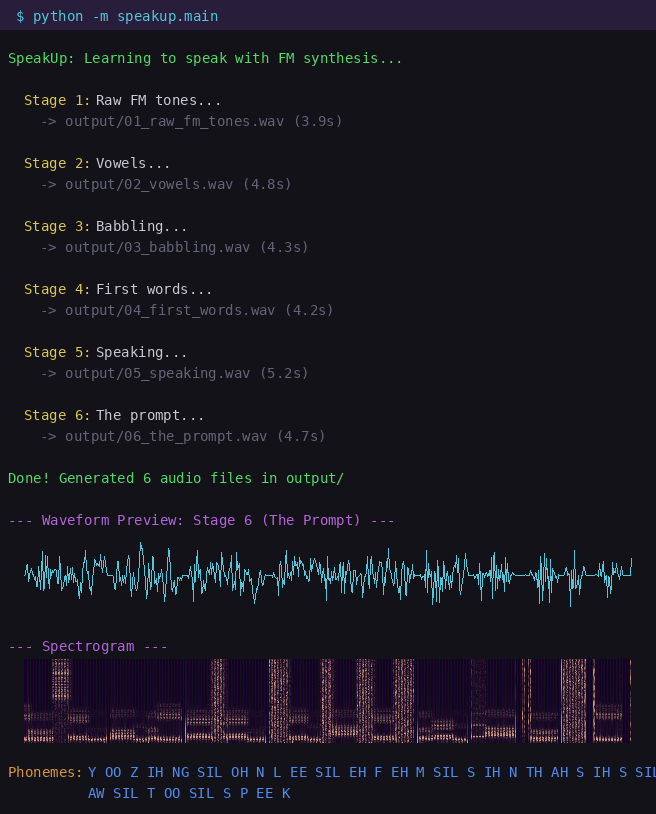

Recreate this plot in Python.
"""Generate screenshot.png — a realistic terminal screenshot of SpeakUp running."""

from PIL import Image, ImageDraw, ImageFont
import numpy as np
import os


def get_mono_font(size: int):
    """Try to find a monospace font."""
    font_paths = [
        "/usr/share/fonts/truetype/dejavu/DejaVuSansMono.ttf",
        "/usr/share/fonts/truetype/liberation/LiberationMono-Regular.ttf",
        "/usr/share/fonts/truetype/ubuntu/UbuntuMono-R.ttf",
        "/usr/share/fonts/truetype/noto/NotoSansMono-Regular.ttf",
    ]
    for path in font_paths:
        if os.path.exists(path):
            return ImageFont.truetype(path, size)
    return ImageFont.load_default()


def render_waveform(draw: ImageDraw.ImageDraw, samples: np.ndarray,
                    x: int, y: int, width: int, height: int,
                    color: tuple):
    """Draw a waveform visualization."""
    if len(samples) == 0:
        return
    # Downsample to width
    step = max(1, len(samples) // width)
    downsampled = samples[::step][:width]
    mid_y = y + height // 2

    for i in range(len(downsampled) - 1):
        y1 = int(mid_y - downsampled[i] * (height // 2) * 0.9)
        y2 = int(mid_y - downsampled[i + 1] * (height // 2) * 0.9)
        draw.line([(x + i, y1), (x + i + 1, y2)], fill=color, width=1)


def render_spectrogram_bar(draw: ImageDraw.ImageDraw, samples: np.ndarray,
                           x: int, y: int, width: int, height: int):
    """Draw a simple spectrogram-like frequency visualization."""
    if len(samples) < 512:
        return
    # Take chunks and compute FFT magnitudes
    chunk_size = 512
    n_chunks = min(width, len(samples) // chunk_size)
    if n_chunks == 0:
        return

    n_freq_bins = height
    for i in range(n_chunks):
        start = i * (len(samples) // n_chunks)
        chunk = samples[start:start + chunk_size]
        if len(chunk) < chunk_size:
            break
        fft = np.abs(np.fft.rfft(chunk))[:n_freq_bins]
        fft = fft / (np.max(fft) + 1e-10)

        col_x = x + int(i * width / n_chunks)
        for j in range(min(len(fft), n_freq_bins)):
            intensity = fft[j]
            r = int(20 + intensity * 200)
            g = int(intensity * 255 * 0.6)
            b = int(40 + intensity * 100)
            draw.point((col_x, y + n_freq_bins - 1 - j), fill=(r, g, b))


def main():
    # Terminal dimensions
    font_size = 14
    font = get_mono_font(font_size)
    # Measure character cell
    bbox = font.getbbox("M")
    char_w = bbox[2] - bbox[0]
    char_h = int(font_size * 1.5)

    cols = 80
    rows = 38
    padding = 8

    img_w = cols * char_w + padding * 2
    img_h = rows * char_h + padding * 2

    bg_color = (18, 18, 24)
    img = Image.new("RGB", (img_w, img_h), bg_color)
    draw = ImageDraw.Draw(img)

    # Colors
    GREEN = (80, 220, 100)
    CYAN = (80, 200, 220)
    YELLOW = (220, 200, 80)
    WHITE = (200, 200, 210)
    DIM = (100, 100, 120)
    MAGENTA = (180, 100, 220)
    ORANGE = (220, 150, 60)
    BLUE = (80, 140, 240)

    def put(row, col, text, color=WHITE):
        x = padding + col * char_w
        y = padding + row * char_h
        draw.text((x, y), text, fill=color, font=font)

    # Title bar
    draw.rectangle([(0, 0), (img_w, char_h + padding)], fill=(40, 30, 60))
    put(0, 1, "$ python -m speakup.main", CYAN)

    # Output
    put(2, 0, "SpeakUp: Learning to speak with FM synthesis...", GREEN)
    put(3, 0, "", DIM)

    # Stage outputs
    stages = [
        ("Stage 1:", "Raw FM tones...", "01_raw_fm_tones.wav", "3.9s"),
        ("Stage 2:", "Vowels...", "02_vowels.wav", "4.8s"),
        ("Stage 3:", "Babbling...", "03_babbling.wav", "4.3s"),
        ("Stage 4:", "First words...", "04_first_words.wav", "4.2s"),
        ("Stage 5:", "Speaking...", "05_speaking.wav", "5.2s"),
        ("Stage 6:", "The prompt...", "06_the_prompt.wav", "4.7s"),
    ]

    row = 4
    for label, desc, filename, dur in stages:
        put(row, 2, label, YELLOW)
        put(row, 2 + len(label) + 1, desc, WHITE)
        row += 1
        put(row, 4, f"-> output/{filename} ({dur})", DIM)
        row += 2

    # "Done" message
    put(row, 0, "Done! Generated 6 audio files in output/", GREEN)
    row += 2

    # Waveform visualizations section
    put(row, 0, "--- Waveform Preview: Stage 6 (The Prompt) ---", MAGENTA)
    row += 1

    # Generate actual audio for visualization
    from speakup.text_to_phoneme import text_to_phonemes
    from speakup.speech import render_utterance
    from speakup.exporter import normalize

    phonemes = text_to_phonemes("Using only FM synthesis learn how to speak")
    audio = render_utterance(phonemes, 44100, f0_base=115.0, speed=0.7)
    audio = normalize(audio, 0.9)

    # Draw waveform
    wave_x = padding + 2 * char_w
    wave_y = padding + row * char_h
    wave_w = img_w - padding * 2 - 4 * char_w
    wave_h = 4 * char_h
    render_waveform(draw, audio, wave_x, wave_y, wave_w, wave_h, CYAN)
    row += 5

    # Draw spectrogram
    put(row, 0, "--- Spectrogram ---", MAGENTA)
    row += 1
    spec_x = padding + 2 * char_w
    spec_y = padding + row * char_h
    spec_h = 4 * char_h
    render_spectrogram_bar(draw, audio, spec_x, spec_y, wave_w, spec_h)
    row += 5

    # Phoneme sequence
    put(row, 0, "Phonemes:", ORANGE)
    phoneme_str = " ".join(phonemes[:30])
    put(row, 10, phoneme_str[:cols - 11], BLUE)
    row += 1
    if len(phonemes) > 30:
        phoneme_str2 = " ".join(phonemes[30:])
        put(row, 10, phoneme_str2[:cols - 11], BLUE)

    # Save
    out_path = os.path.join(os.path.dirname(__file__), "screenshot.png")
    img.save(out_path)
    print(f"Screenshot saved to {out_path}")


if __name__ == "__main__":
    main()
